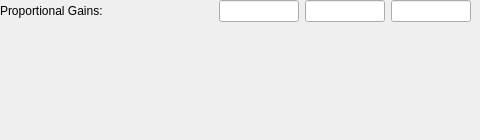
          <widget class="QWidget" name="gainMomDump">
           <property name="enabled">
            <bool>true</bool>
           </property>
           <attribute name="title">
            <string>Momentum Dumping</string>
           </attribute>
           <widget class="QWidget" name="verticalLayoutWidget_14">
            <property name="geometry">
             <rect>
              <x>0</x>
              <y>0</y>
              <width>471</width>
              <height>131</height>
             </rect>
            </property>
            <layout class="QVBoxLayout" name="verticalLayout_21">
             <item>
              <layout class="QHBoxLayout" name="horizontalLayout_65">
               <item>
                <widget class="QLabel" name="label_37">
                 <property name="text">
                  <string>Proportional Gains:</string>
                 </property>
                </widget>
               </item>
               <item>
                <spacer name="horizontalSpacer_51">
                 <property name="orientation">
                  <enum>Qt::Horizontal</enum>
                 </property>
                 <property name="sizeHint" stdset="0">
                  <size>
                   <width>40</width>
                   <height>20</height>
                  </size>
                 </property>
                </spacer>
               </item>
               <item>
                <widget class="QLineEdit" name="gainMomDumpKpX">
                 <property name="minimumSize">
                  <size>
                   <width>80</width>
                   <height>0</height>
                  </size>
                 </property>
                 <property name="maximumSize">
                  <size>
                   <width>80</width>
                   <height>16777215</height>
                  </size>
                 </property>
                </widget>
               </item>
               <item>
                <widget class="QLineEdit" name="gainMomDumpKpY">
                 <property name="minimumSize">
                  <size>
                   <width>80</width>
                   <height>0</height>
                  </size>
                 </property>
                 <property name="maximumSize">
                  <size>
                   <width>80</width>
                   <height>16777215</height>
                  </size>
                 </property>
                </widget>
               </item>
               <item>
                <widget class="QLineEdit" name="gainMomDumpKpZ">
                 <property name="minimumSize">
                  <size>
                   <width>80</width>
                   <height>0</height>
                  </size>
                 </property>
                 <property name="maximumSize">
                  <size>
                   <width>80</width>
                   <height>16777215</height>
                  </size>
                 </property>
                </widget>
               </item>
              </layout>
             </item>
             <item>
              <spacer name="verticalSpacer_14">
               <property name="orientation">
                <enum>Qt::Vertical</enum>
               </property>
               <property name="sizeHint" stdset="0">
                <size>
                 <width>20</width>
                 <height>40</height>
                </size>
               </property>
              </spacer>
             </item>
            </layout>
           </widget>
          </widget>
